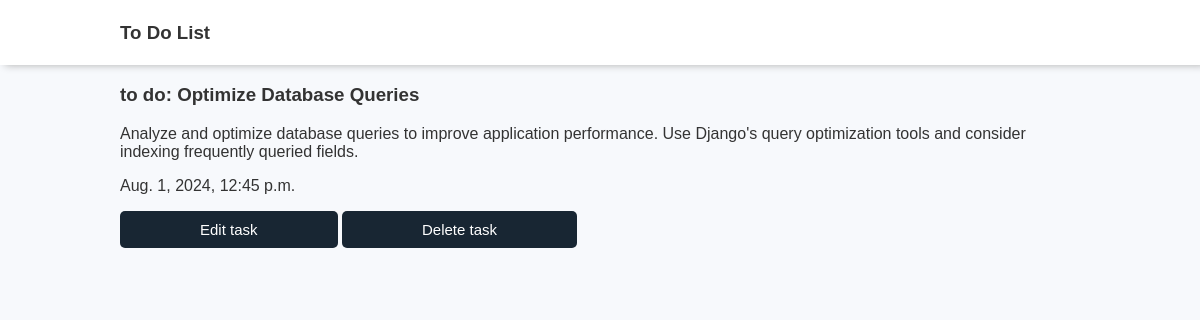
The app's page /task/24/ with its own data.
### tasks/models.py (models this page shows)
class Task(models.Model):
    to_do = 'to_do'
    in_process = 'in_process'
    finished = 'finished'
    STATUS_CHOICES = [
        (to_do, 'to do'),
        (in_process, 'in process'),
        (finished, 'finished'),
    ]
    title = models.CharField(max_length=255)
    description = models.TextField()
    status = models.CharField(
        max_length=255,
        choices=STATUS_CHOICES,
        default=to_do
    )
    created_at = models.DateTimeField(auto_now_add=True)
    def __str__(self) -> str:
        return self.title

### tasks/views.py (the view)
# urls.py: path('task/<int:pk>/', TaskDetailView.as_view(), name='task-detail'),
class TaskDetailView(DetailView):
    model = Task

### tasks/templates/tasks/task_detail.html (shortened to what this page needs)
{% extends 'tasks/base.html' %}
{% block content %}
<h3>{{ task.get_status_display }}: {{ task }}</h3>
<p>{{ task.description }}</p>
<p>{{ task.created_at }}</p>
<a href="{% url 'task-update' task.pk %}"><button>Edit task</button></a>
<a href="{% url 'task-delete' task.pk %}"><button>Delete task</button></a>
{% endblock %}

### tasks/static/tasks/css/styles.css (style rules this page uses)
a { text-decoration: none; color: #333333; }
body { margin: 0; font-family: Arial, sans-serif; background-color: #F7F9FC; color: #333333; }
button, input[type=submit] { background-color: #182633; color: #fff; padding: 10px 80px; border: none; border-radius: 5px; font-size: 15px; cursor: pointer; }

### records on screen
Task: status "to do", title "Optimize Database Queries", description "Analyze and optimize database queries to improve application performance. Use Django's query optimization tools and consider indexing frequently queried fields.", created_at "Aug. 1, 2024, 12:45 p.m."
